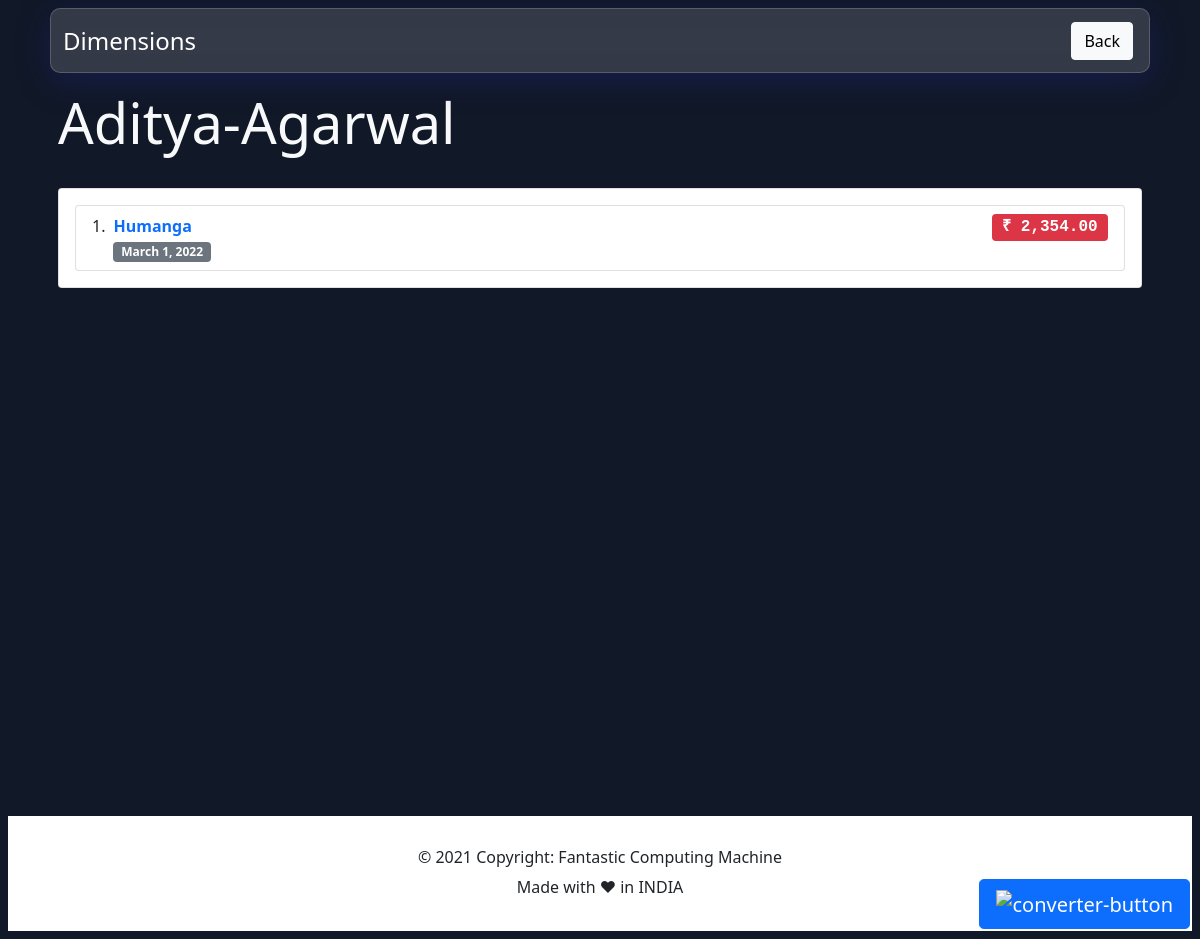
The app's page /expense/payee/1/Aditya/, older data.
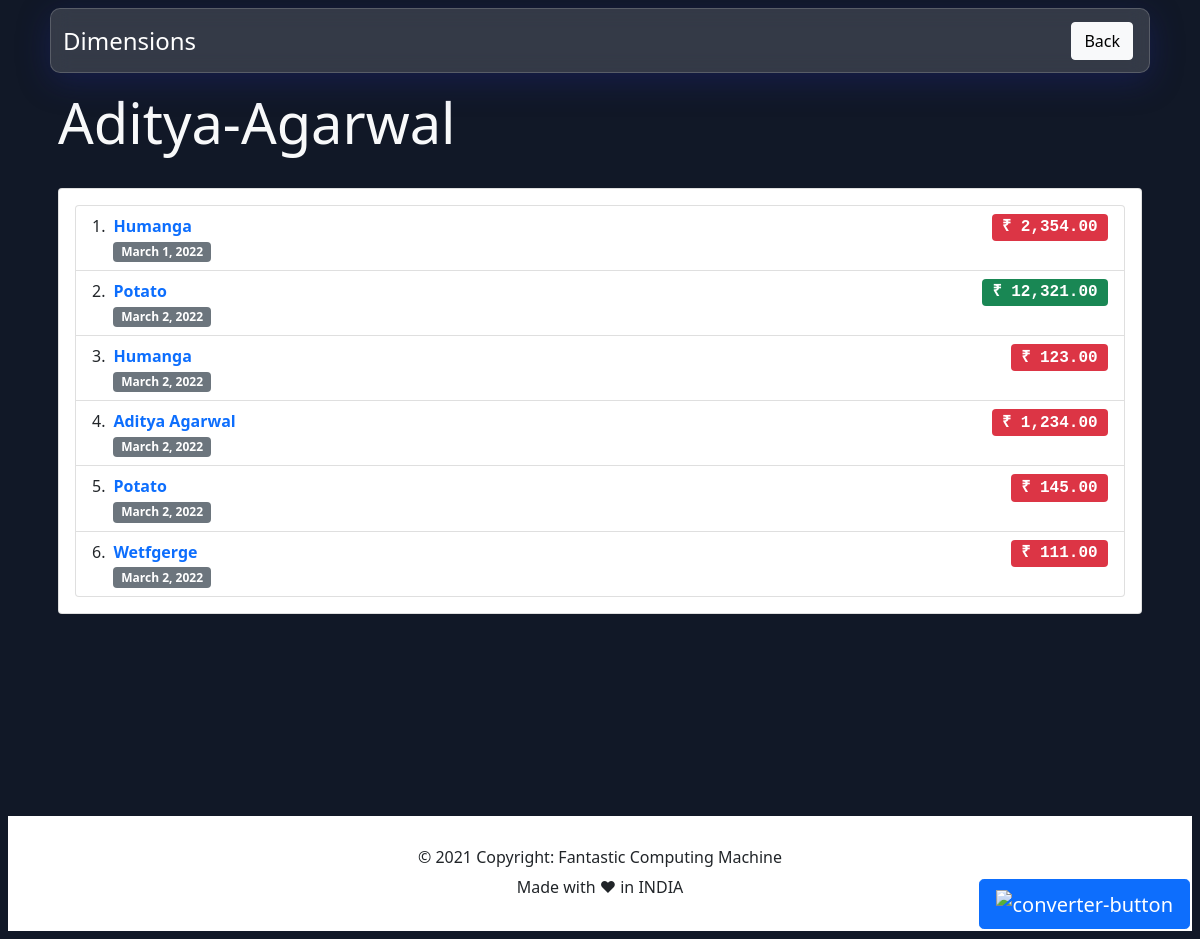
The same page, newer data.
### expense/models.py (models this page shows, shortened)
class Payee(models.Model):
    phoneNumberRegex = RegexValidator(regex=r"^\+?1?\d{8,15}$")
    name = models.CharField(max_length=255)
    description = models.TextField(blank=True, null=True)
    created_on = models.DateTimeField(auto_now_add=True)
    updated_on = models.DateTimeField(auto_now=True)
    phoneNumber = models.CharField(blank=True,
                                   validators=[phoneNumberRegex], max_length=11)

class Expense(models.Model):
    project = models.ForeignKey(
        Project, on_delete=models.CASCADE, default=1)
    payee = models.ForeignKey(Payee, on_delete=models.CASCADE)
    amount = models.DecimalField(
        max_digits=10, decimal_places=2, blank=True, null=True)
    created_on = models.DateTimeField(auto_now_add=True)
    updated_on = models.DateTimeField(auto_now=True)
    payment_status = models.CharField(
        max_length=2,
        choices=PAYMENT_STATUS,
        default="N",
    )

### dimension/models.py (models this page shows, shortened)
class Project(models.Model):
    name = models.CharField(max_length=255, unique=True, default='')
    author = models.ForeignKey(User, on_delete=models.CASCADE)
    description = models.TextField(
        max_length=255, blank=True, null=True, default='')
    created_on = models.DateTimeField(auto_now_add=True)
    updated_on = models.DateTimeField(auto_now=True)

### expense/views.py (the view)
class PayeeExpensesView(ListView):
    model = Expense
    template_name = 'payee_expense.html'
    def get_context_data(self, **kwargs):
        kwargs['expenses'] = Expense.objects.filter(
            payee__id=self.kwargs['pk'])
        kwargs['payee'] = Payee.objects.filter(
            id=self.kwargs['pk'])[0]
        return super(PayeeExpensesView, self).get_context_data(**kwargs)

### expense/templates/payee_expense.html (shortened to what this page needs)
{% extends 'base.html' %}
{% load static %} {% load humanize %}
{% block body %}
<div class="container px-3">
    <div class="text-light pt-2 display-4">{{payee.name|title}}</div>
    <div class="row flex-md-row py-3">
        <div class="col col_height">
            <div class=" card my-2">
                <div class="card-body">
                    <ol class="list-group list-group-numbered">
                        {% for item in expenses %}
                        <li class="list-group-item d-flex justify-content-between align-items-start">
                            <div class="ms-2 me-auto">
                                <a href="{% url 'project_detail' item.project.id item.project.name %}"
                                    style="text-decoration: none;">
                                    <div class="fw-bold">
                                        {{item.project.name | title}}
                                    </div>
                                </a>
                                <span class="badge bg-secondary">
                                    {{item.created_on | date}}</span>
                            </div>
                            {% if item.payment_status == 'P' %}
                            <span class="badge bg-danger fs-6 font-monospace">
                                ₹ {{item.amount | intcomma}}</span>
                            {% else %}
                            <span class="badge bg-success fs-6 font-monospace">
                                ₹ {{item.amount | intcomma}}</span>
                            {% endif %}
                        </li>
                        {% endfor %}
                    </ol>
                </div>
            </div>
        </div>
    </div>
</div>
{% endblock %}

### dimension/templates/base.html (shortened to what this page needs)
<!DOCTYPE html>
<html lang="en">
    <head>
        {% load static %}
        <link rel="stylesheet" href="{% static 'css/styles.css' %}">
        <link href="https://cdn.jsdelivr.net/npm/bootstrap@5.0.2/dist/css/bootstrap.min.css" rel="stylesheet"
>
    </head>
    <body style="background-color: #111827">
        <main class="container-lg" style="width: 100%; min-height: 100vh;">
            <header class="text-white h3">
                <nav class="navbar navbar-expand-lg navbar-light nav_bg_translucent m-2">
                    <div class="container-fluid">
                        <strong>
                            <a class="navbar-brand justify-content-center h2 text-white fs-4"
                                href="{% url 'home' %}">Dimensions</a>
                        </strong>
                        <div class="p-1">
                            <button type="button" class="btn btn-light" onclick="history.back()">Back</button>
                        </div>
                    </div>
                </nav>
            </header>
            <div id="content">
                {% block body %}
                {% endblock %}
            </div>
        </main>
        <div id="mybutton">
            <button type="button" class="btn btn-primary btn-lg" data-bs-toggle="modal"
                data-bs-target="#calculatorModal">
                <img alt="converter-button" src="https://img.icons8.com/ios/30/ffffff/design--v2.png" />
            </button>
        </div>
        <footer style="margin: 0; padding:0;">
            {% include "footer.html" %}
        </footer>
    </body>
</html>

### dimension/templates/footer.html
<div class="p-3 m-2 footer" style="background-color: white">
    <div class="row ">
        <div class="text-center user-select-none text-dark p-3">
            <h6>© 2021 Copyright: Fantastic Computing Machine</h6>
            Made with ❤ in INDIA
        </div>
    </div>
</div>

### static/css/styles.css (style rules this page uses)
.nav_bg_translucent { background: rgba(255, 255, 255, 0.15); box-shadow: 0 8px 32px 0 rgba(31, 38, 135, 0.37); backdrop-filter: blur(10px); -webkit-backdrop-filter: blur(10px); border-radius: 10px; border: 1px solid rgba(255, 255, 255, 0.18); }
#mybutton { position: fixed; bottom: 10px; right: 10px; }
.col_height { max-height: 800px; direction: ltr; }

Row changes from the older to the newer data that the page shows:
added Expense: project.name "Potato", created_on "March 2, 2022", amount "12,321.00"
added Expense: project.name "Humanga", created_on "March 2, 2022", amount "123.00"
added Expense: project.name "Aditya Agarwal", created_on "March 2, 2022", amount "1,234.00"
added Expense: project.name "Potato", created_on "March 2, 2022", amount "145.00"
added Expense: project.name "Wetfgerge", created_on "March 2, 2022", amount "111.00"
